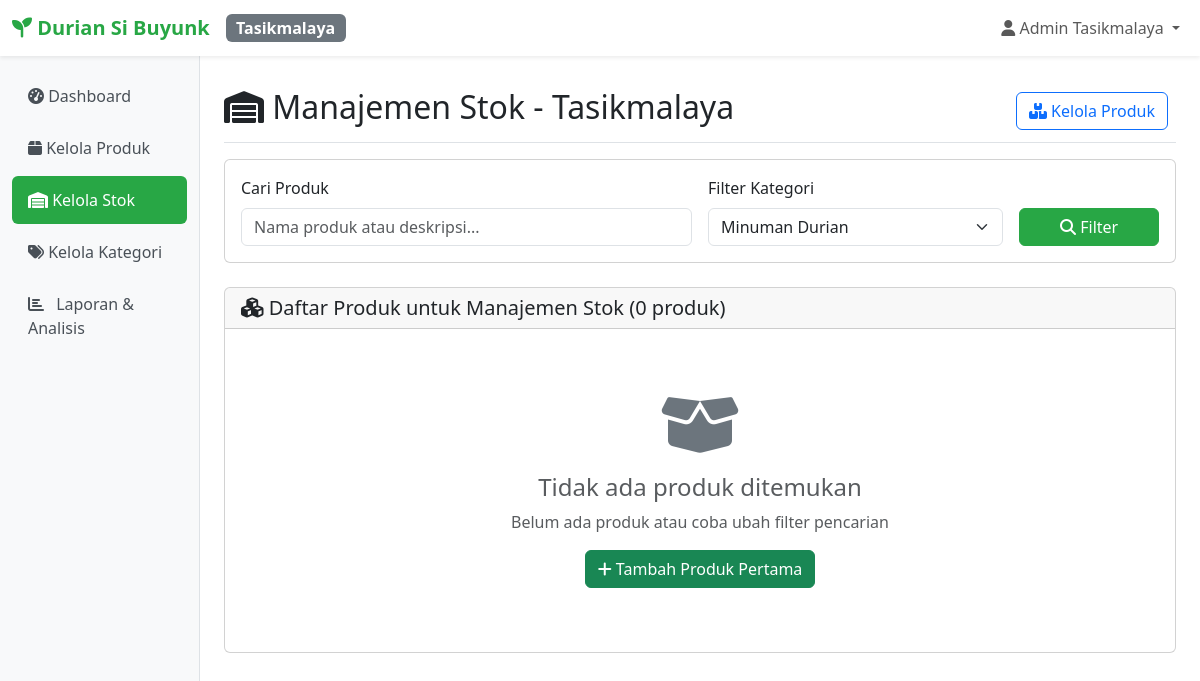
Before: /cabang/tasik/manajemen-stok/index.php?kategori=3 (signed in) with the older database file.
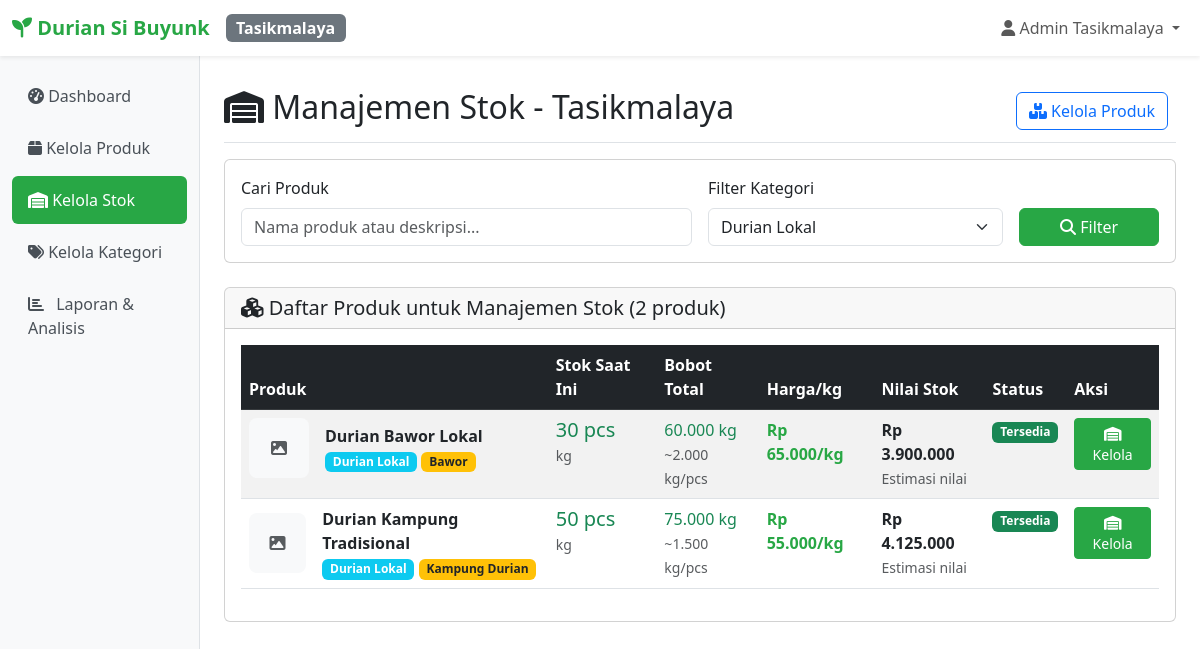
After: the same page with the newer database file.
### tables this page shows
CREATE TABLE `produk` (
  `id` int(11) NOT NULL,
  `nama_produk` varchar(200) NOT NULL,
  `kategori_id` int(11) DEFAULT NULL,
  `jenis_durian_id` int(11) DEFAULT NULL,
  `harga` decimal(12,2) NOT NULL,
  `harga_per_kg` decimal(12,2) DEFAULT 0.00 COMMENT 'Harga per kilogram',
  `stok_tasik` int(11) DEFAULT 0,
  `stok_garut` int(11) DEFAULT 0,
  `total_kg_tasik` decimal(10,3) DEFAULT 0.000 COMMENT 'Total berat stok Tasik dalam kg',
  `total_kg_garut` decimal(10,3) DEFAULT 0.000 COMMENT 'Total berat stok Garut dalam kg',
  `total_pcs_tasik` int(11) DEFAULT 0 COMMENT 'Total pieces Tasik',
  `total_pcs_garut` int(11) DEFAULT 0 COMMENT 'Total pieces Garut',
  `satuan` varchar(20) DEFAULT 'pcs',
  `deskripsi` text DEFAULT NULL,
  `gambar` varchar(255) DEFAULT NULL,
  `status` enum('aktif','nonaktif') DEFAULT 'aktif',
  `created_at` timestamp NOT NULL DEFAULT current_timestamp(),
  `updated_at` timestamp NOT NULL DEFAULT current_timestamp() ON UPDATE current_timestamp()
);

CREATE TABLE `kategori` (
  `id` int(11) NOT NULL,
  `nama_kategori` varchar(100) NOT NULL,
  `deskripsi` text DEFAULT NULL,
  `created_at` timestamp NOT NULL DEFAULT current_timestamp()
);

CREATE TABLE `jenis_durian` (
  `id` int(11) NOT NULL,
  `nama_jenis` varchar(100) NOT NULL,
  `deskripsi` text DEFAULT NULL,
  `created_at` timestamp NOT NULL DEFAULT current_timestamp()
);

### includes/functions.php (called while the page is built, shortened)
<?php
require_once __DIR__ . '/../config/config.php';
function getCategories() {
    try {
        $pdo = getConnection();
        $stmt = $pdo->query("SELECT * FROM kategori ORDER BY nama_kategori");
        return $stmt->fetchAll();
    } catch (Exception $e) {
        return [];
    }
}
function getProducts($cabang_id = null, $kategori_id = null, $search = null) {
    try {
        $pdo = getConnection();
        $sql = "SELECT p.*, k.nama_kategori, jd.nama_jenis,
                CASE
                    WHEN ? = 1 THEN p.stok_tasik
                    WHEN ? = 2 THEN p.stok_garut
                    ELSE (p.stok_tasik + p.stok_garut)
                END as stok
                FROM produk p
                LEFT JOIN kategori k ON p.kategori_id = k.id
                LEFT JOIN jenis_durian jd ON p.jenis_durian_id = jd.id
                WHERE p.status = 'aktif'";
        $params = [$cabang_id, $cabang_id];
        if ($kategori_id) {
            $sql .= " AND p.kategori_id = ?";
            $params[] = $kategori_id;
        }
        $sql .= " ORDER BY p.nama_produk";
        $stmt = $pdo->prepare($sql);
        $stmt->execute($params);
        return $stmt->fetchAll();
    } catch (Exception $e) {
        return [];
    }
}
?>

### config/config.php (called while the page is built, shortened)
<?php
function formatRupiah($amount) {
    return 'Rp ' . number_format($amount, 0, ',', '.');
}
?>

### cabang/tasik/manajemen-stok/index.php (the view, shortened to what the changed rows need)
<?php
require_once __DIR__ . '/../../../includes/functions.php';
$kategori_id = isset($_GET['kategori']) ? (int)$_GET['kategori'] : null;
$search = isset($_GET['search']) ? sanitize($_GET['search']) : null;
$categories = getCategories();
$products = getProducts(CABANG_TASIK, $kategori_id, $search);
include __DIR__ . '/../../../includes/header.php';
?>
<div class="d-flex justify-content-between flex-wrap flex-md-nowrap align-items-center pt-3 pb-2 mb-3 border-bottom">
    <h1 class="h2"><i class="fas fa-warehouse"></i> Manajemen Stok - Tasikmalaya</h1>
</div>
<div class="card mb-4">
    <div class="card-body">
        <form method="GET" class="row g-3">
            <div class="col-md-4">
                <label for="kategori" class="form-label">Filter Kategori</label>
                <select class="form-select" id="kategori" name="kategori">
                    <?php foreach ($categories as $category): ?>
                        <option value="<?= $category['id'] ?>" <?= $kategori_id == $category['id'] ? 'selected' : '' ?>>
                            <?= htmlspecialchars($category['nama_kategori']) ?>
                        </option>
                    <?php endforeach; ?>
                </select>
            </div>
        </form>
    </div>
</div>
<div class="card">
    <div class="card-header">
        <h5 class="mb-0">
            <i class="fas fa-cubes"></i> Daftar Produk untuk Manajemen Stok (<?= count($products) ?> produk)
        </h5>
    </div>
    <div class="card-body">
        <?php if (empty($products)): ?>
            <div class="text-center py-5">
                <i class="fas fa-box-open" style="font-size: 4rem; color: #6c757d;"></i>
                <h4 class="mt-3 text-muted">Tidak ada produk ditemukan</h4>
                <p class="text-muted">Belum ada produk atau coba ubah filter pencarian</p>
                <a href="../produk/tambah.php" class="btn btn-success">
                    <i class="fas fa-plus"></i> Tambah Produk Pertama
                </a>
            </div>
        <?php else: ?>
            <div class="table-responsive">
                <table class="table table-striped table-hover">
                    <thead class="table-dark">
                        <tr>
                            <th>Produk</th>
                            <th>Stok Saat Ini</th>
                            <th>Bobot Total</th>
                            <th>Harga/kg</th>
                            <th>Nilai Stok</th>
                            <th>Status</th>
                            <th>Aksi</th>
                        </tr>
                    </thead>
                    <tbody>
                        <?php foreach ($products as $product): ?>
                            <tr>
                                <td>
                                    <div class="d-flex align-items-center">
                                        <?php if ($product['gambar'] && file_exists("../../../public/assets/images/products/" . $product['gambar'])): ?>
                                            <img src="../../../public/assets/images/products/<?= $product['gambar'] ?>"
                                                 class="img-thumbnail me-3" style="width: 60px; height: 60px; object-fit: cover;">
                                        <?php else: ?>
                                            <div class="bg-light d-flex align-items-center justify-content-center me-3"
                                                 style="width: 60px; height: 60px; border-radius: 8px;">
                                                <i class="fas fa-image text-muted"></i>
                                            </div>
                                        <?php endif; ?>
                                        <div>
                                            <strong><?= htmlspecialchars($product['nama_produk']) ?></strong>
                                            <?php if ($product['nama_kategori']): ?>
                                                <br><span class="badge bg-info"><?= htmlspecialchars($product['nama_kategori']) ?></span>
                                            <?php endif; ?>
                                            <?php if ($product['nama_jenis']): ?>
                                                <span class="badge bg-warning text-dark"><?= htmlspecialchars($product['nama_jenis']) ?></span>
                                            <?php endif; ?>
                                        </div>
                                    </div>
                                </td>
                                <td>
                                    <span class="h5 <?= $product['stok'] < 5 ? 'text-danger' : ($product['stok'] < 10 ? 'text-warning' : 'text-success') ?>">
                                        <?= $product['stok'] ?> pcs
                                    </span>
                                    <br><small class="text-muted"><?= htmlspecialchars($product['satuan']) ?></small>
                                </td>
                                <td>
                                    <span class="h6 text-success">
                                        <?= number_format($product['total_kg_tasik'], 3) ?> kg
                                    </span>
                                    <?php if ($product['stok'] > 0): ?>
                                        <br><small class="text-muted">
                                            ~<?= number_format($product['total_kg_tasik'] / $product['stok'], 3) ?> kg/pcs
                                        </small>
                                    <?php endif; ?>
                                </td>
                                <td>
                                    <?php if ($product['harga_per_kg']): ?>
                                        <span class="text-primary fw-bold">
                                            <?= formatRupiah($product['harga_per_kg']) ?>/kg
                                        </span>
                                    <?php else: ?>
                                        <span class="text-muted">-</span>
                                    <?php endif; ?>
                                </td>
                                <td>
                                    <?php if ($product['harga_per_kg'] && $product['total_kg_tasik']): ?>
                                        <span class="fw-bold text-dark">
                                            <?= formatRupiah($product['harga_per_kg'] * $product['total_kg_tasik']) ?>
                                        </span>
                                        <br><small class="text-muted">Estimasi nilai</small>
                                    <?php else: ?>
                                        <span class="text-muted">-</span>
                                    <?php endif; ?>
                                </td>
                                <td>
                                    <?php if ($product['stok'] == 0): ?>
                                        <span class="badge bg-danger">Habis</span>
                                    <?php elseif ($product['stok'] < 5): ?>
                                        <span class="badge bg-warning">Menipis</span>
                                    <?php else: ?>
                                        <span class="badge bg-success">Tersedia</span>
                                    <?php endif; ?>
                                </td>
                                <td>
                                    <button type="button" class="btn btn-primary btn-sm"
                                            onclick="openStockModal(<?= $product['id'] ?>, '<?= htmlspecialchars($product['nama_produk']) ?>', <?= $product['stok'] ?>, <?= $product['total_kg_tasik'] ?>)"
                                            title="Kelola Stok">
                                        <i class="fas fa-warehouse"></i> Kelola
                                    </button>
                                </td>
                            </tr>
                        <?php endforeach; ?>
                    </tbody>
                </table>
            </div>
        <?php endif; ?>
    </div>
</div>
<?php include __DIR__ . '/../../../includes/footer.php'; ?>
</body>
</html>

Changed rows visible on the page:
added produk: nama_produk "Durian Bawor Lokal", kategori.nama_kategori "Durian Lokal", jenis_durian.nama_jenis "Bawor", stok "30", satuan "kg", total_kg_tasik "60.000", stok "2.000", harga_per_kg "Rp 65.000", formatRupiah($product['harga_per_kg'] * $product['total_kg_tasik']) "Rp 3.900.000"
added produk: nama_produk "Durian Kampung Tradisional", kategori.nama_kategori "Durian Lokal", jenis_durian.nama_jenis "Kampung Durian", stok "50", satuan "kg", total_kg_tasik "75.000", stok "1.500", harga_per_kg "Rp 55.000", formatRupiah($product['harga_per_kg'] * $product['total_kg_tasik']) "Rp 4.125.000"
Other visible differences:
form field kategori: "Minuman Durian" → "Durian Lokal"
count($products): "0" → "2"
text no longer shown: "Tidak ada produk ditemukan Belum ada produk atau coba ubah filter pencarian Tambah Produk Pertama"
text now shown: "Produk Stok Saat Ini Bobot Total Harga/kg Nilai Stok Status Aksi"
